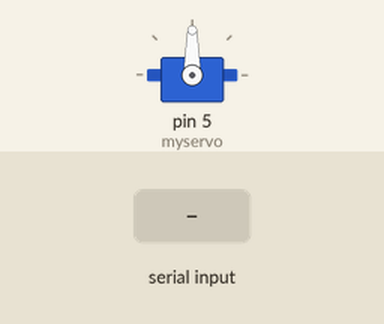
Simulated run of this sketch. Board: Arduino Uno, built with avr-gcc and run on an emulated ATmega328P. Parts: servo. The test bench sets the inputs (shaded band).

Above: at 1.2 s.
1.3 s: "90,45\n" received over Serial
At 2.7 s:
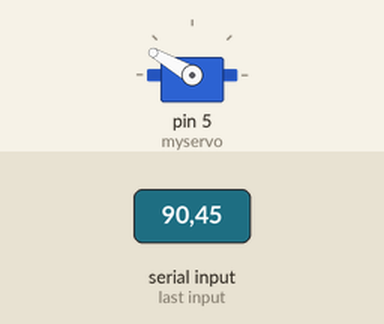
Timing chart, 0 to 4.3 s (numbered marks = the images above; inputs shaded):
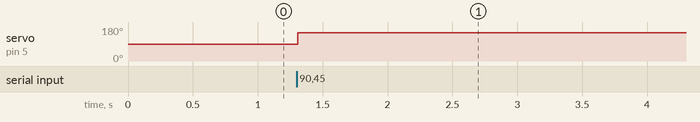

Measured:
- after the input at 1.3 s, servo on pin 5 (myservo): 90° → 150° at once

The sketch:

Code_For_ESP8266.ino
```cpp
#include <Servo.h>


String InBytes;
Servo myservo;

void setup(){
  Serial.begin(9600);
  myservo.attach(5);
}

void loop(){
  if(Serial.available()> 0){
    InBytes=Serial.readStringUntil('\n');
    int pos = InBytes.toInt();
    if(pos>=0&pos<=200){pos=150;myservo.write(pos);}
    else if(pos>200&pos<=400){pos=90;myservo.write(pos);}
    else if(pos>400&pos<=600){pos=30;myservo.write(pos);}
//      Serial.write("connects");
//      Serial.println("Connected");
    }
//    else if(InBytes=="off"){
//      Serial.write("Disconnecteds");
//      Serial.println("Disconnected");
//    }
//    else{
//      Serial.write("Noooo");
//      Serial.println("Invaled Input");
    }
```
